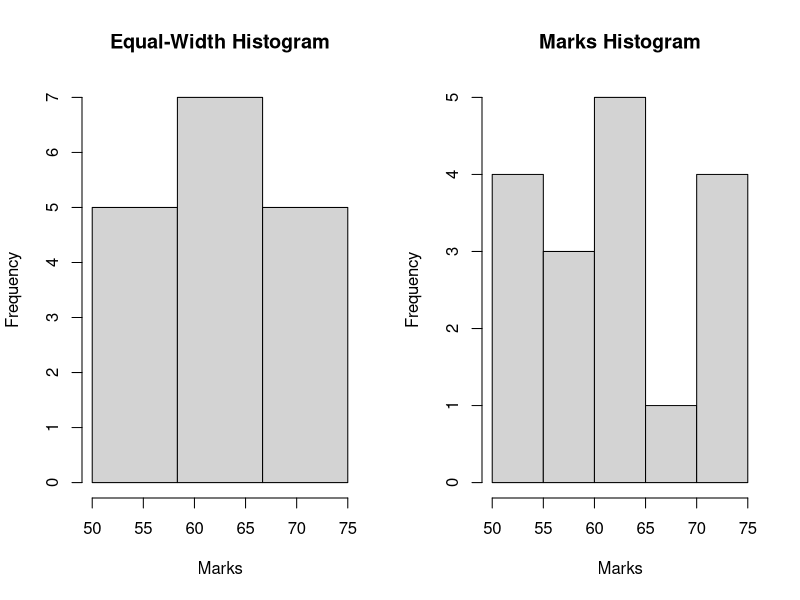

The R script that drew this image:

# Experiment 9: Data Binning and Histogram

marks <- c(55, 60, 71, 63, 55, 65, 50, 55,
           58, 59, 61, 63, 65, 67, 71, 72, 75)

sorted_marks <- sort(marks)

# Equal-frequency partitioning
# 17 values are divided into bins of 6, 6 and 5 values

bin1 <- sorted_marks[1:6]
bin2 <- sorted_marks[7:12]
bin3 <- sorted_marks[13:17]

cat("Equal-Frequency Bins:\n")
cat("Bin 1:\n")
print(bin1)

cat("Bin 2:\n")
print(bin2)

cat("Bin 3:\n")
print(bin3)

# Equal-width partitioning
breaks <- seq(min(marks), max(marks),
              length.out = 4)

equal_width <- cut(
  marks,
  breaks = breaks,
  include.lowest = TRUE
)

cat("Equal-Width Bin Membership:\n")
print(data.frame(Marks = marks,
                 Bin = equal_width))

# Histograms
par(mfrow = c(1, 2))

hist(marks,
     breaks = breaks,
     include.lowest = TRUE,
     main = "Equal-Width Histogram",
     xlab = "Marks")

hist(marks,
     breaks = "Sturges",
     main = "Marks Histogram",
     xlab = "Marks")

par(mfrow = c(1, 1))
